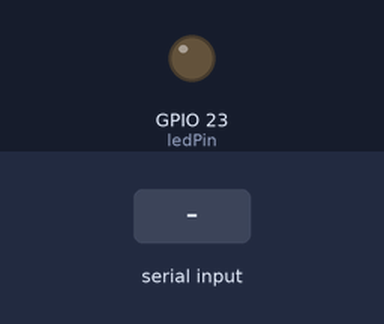
A sketch run on a simulated ESP32. On the bench: output pins drawn as LEDs (lit = HIGH). Inputs (shaded band) come from the test bench.

Above: at 1.2 s.
1.3 s: "Yellow\n" received over Serial
At 2.1 s:
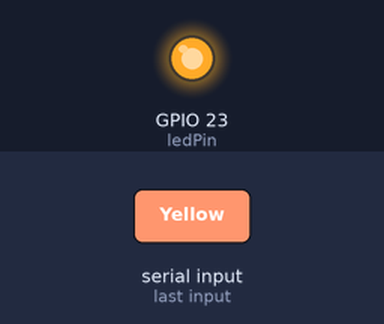
Timing chart, 0 to 4.3 s (numbered marks = the images above; inputs shaded):
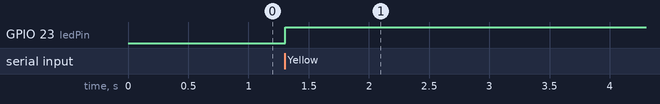

Measured:
- after the input at 1.3 s, GPIO 23 (ledPin): LOW → HIGH at once

The sketch:

Arduino_UART.ino
```cpp
const int ledPin = 23;  // Pin where the LED is connected
String receivedData = "";  // String to store incoming data

void setup() {
  Serial.begin(115200);  // Start serial communication
  pinMode(ledPin, OUTPUT);  // Set LED pin as an output
  digitalWrite(ledPin, LOW);  // Make sure the LED is off initially
}

void loop() {
  // Check if there's any data available to read
  if (Serial.available() > 0) {
    char incomingChar = Serial.read();  // Read a character from serial

    // If the newline character is received, the string is complete
    if (incomingChar == '\n') {
      if (receivedData == "Yellow") {
        digitalWrite(ledPin, HIGH);  // Turn on LED
      }

      receivedData = "";  // Clear the string for new input
    } else {
      receivedData += incomingChar;  // Append character to received data
    }
  }
}
```
